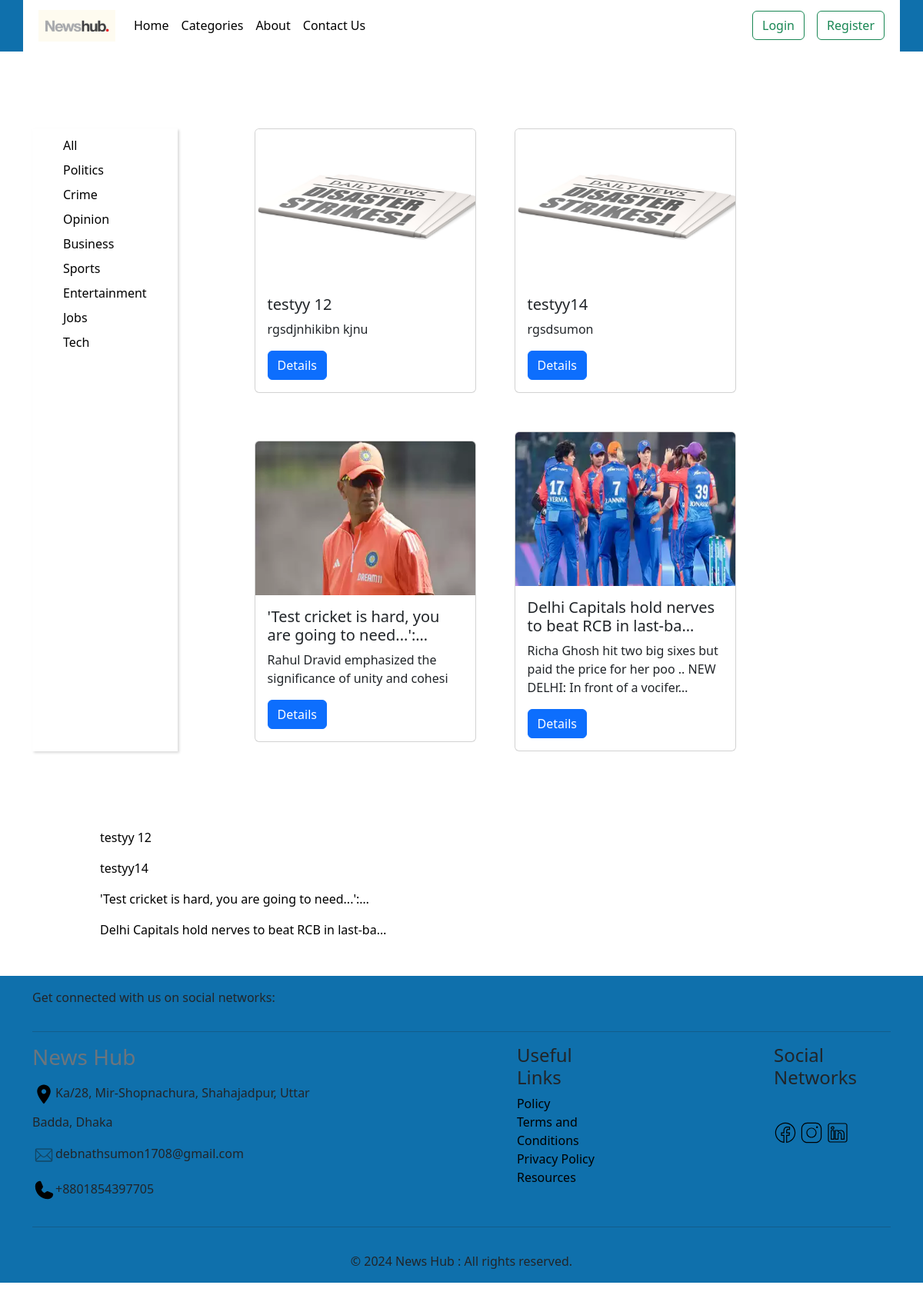
Page /categories/category/ on the committed database.
### categories/models.py (models this page shows, shortened)
class Category(models.Model):
    name = models.CharField(max_length=100)
    slug = models.SlugField()

### article/models.py (models this page shows, shortened)
class Article(models.Model):
    user = models.ForeignKey(User, on_delete=models.CASCADE)
    category = models.ForeignKey(Category, on_delete=models.CASCADE)
    headline = models.CharField(max_length=255)
    body = models.TextField()
    publish_date = models.DateTimeField(auto_now_add=True)
    image = models.ImageField(upload_to="article/images/", null=True, blank=True)

### categories/views.py (the view)
# urls.py: path("category/", Categories, name="categories"),
def Categories(request, slug_cate = None):
    articles = Article.objects.all()
    if slug_cate is not None:
        category = Category.objects.get(slug = slug_cate)
        articles = Article.objects.filter(category=category)
    categories = Category.objects.all()
    return render(request, "category.html", {"categories":categories, "articles":articles})

### categories/templates/category.html (shortened to what this page needs)
{% extends "base.html" %}
{% block content %}
    <div class="category-container container d-flex">
        <div class="category-left">
                <a href="{% url 'categories' %}">All</a>
                {% for category in categories %}
                    <a class="dropdown-item" href="{% url 'category_slug' category.slug %}">{{category.name}}</a>
                {% endfor %}
        </div>
        <div class="category-right cat-right">
             {% for article in articles %}
             <div class="card" style="width: 18rem;">
                {% if article.image %}
                <img class="cate-image" src="{{article.image.url}}" class="card-img-top" alt="...">
                {% else %}
                <h2>No Image Found</h2>
                {% endif %}
                <div class="card-body">
                  <h5 class="card-title">{{ article.headline | truncatechars:50}}</h5>
                  <p class="card-text">{{ article.body | truncatechars:100}}</p>
                  <a href="{% url 'detail' article.id %}" class="btn btn-primary">Details</a>
                </div>
              </div>
             {% endfor %}
        </div>
    </div>
    <div class="link-div container">
        {% for article in articles %}
        <p><a class="a-link" href="{% url 'detail' article.id %}">{{ article.headline | truncatechars:50}}</a></p>
        {% endfor %}
    </div>
{% endblock %}

### categories/templates/category.html (style rules this page uses)
.category-container { margin-top: 100px; gap: 100px; }
.category-left { width: 230px; padding: 10px 40px; box-shadow: rgba(0, 0, 0, 0.15) 2.4px 2.4px 3.2px; }
.category-left a { margin-top: 8px; text-decoration: none; color: black; }
.card { overflow: hidden; }
.cate-image { width: 300px; height: 200px; }
.cat-right { display: flex; flex-wrap: wrap; gap: 50px; align-items: center; }
p .a-link { text-decoration: none; color: black; }
.link-div { margin-top: 100px; padding-left: 100px; }

### rows in the picture
Category: name "Politics"
Category: name "Crime"
Category: name "Opinion"
Category: name "Business"
Category: name "Sports"
Category: name "Entertainment"
Category: name "Jobs"
Category: name "Tech"
Article: image (picture), headline "testyy 12", body "rgsdjnhikibn kjnu"
Article: image (picture), headline "testyy14", body "rgsdsumon"
Article: image (picture), headline "'Test cricket is hard, you are going to need...':…", body "Rahul Dravid emphasized the significance of unity and cohesi"
Article: image (picture), headline "Delhi Capitals hold nerves to beat RCB in last-ba…", body "Richa Ghosh hit two big sixes but paid the price for her poo .. NEW DELHI: In front of a vocifer…"
